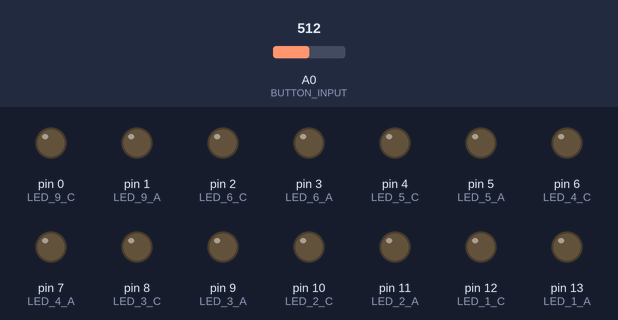
The sketch below on a simulated Arduino Uno, built with avr-gcc and run on an emulated ATmega328P. On the bench: output pins drawn as LEDs (lit = HIGH). Inputs (shaded band) come from the test bench; at power-on: A0 (BUTTON_INPUT) = 512.

Above: at 1.2 s.
1.3 s: A0 (BUTTON_INPUT) set to 0
At 2.0 s:
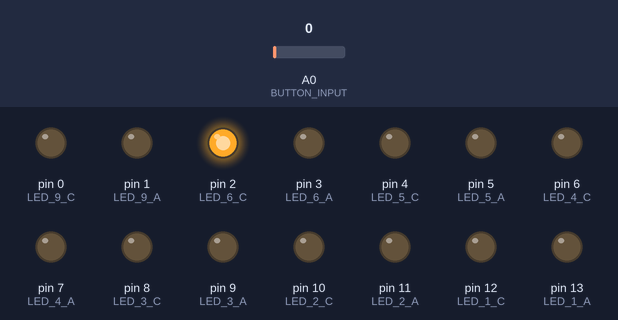
2.8 s: A0 (BUTTON_INPUT) set to 995
4.3 s: A0 (BUTTON_INPUT) set to 1008
Timing chart, 0 to 7.3 s (numbered marks = the images above; inputs shaded):
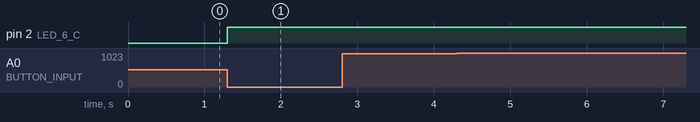

Measured:
- after the input at 1.3 s, pin 2 (LED_6_C): LOW → HIGH at once
- after the input at 2.8 s, every drawn part: stays the same
- after the input at 4.3 s, every drawn part: stays the same

The sketch:

1_input_buttons.ino
```cpp
// define button target input values
#define BUTTON_1 55
#define BUTTON_2 131
#define BUTTON_3 225
#define BUTTON_4 337
#define BUTTON_5 443
#define BUTTON_6 511
#define BUTTON_7 611
#define BUTTON_8 764
#define BUTTON_9 938
#define BUTTON_10 1017

#define THRESHOLD 10 // threshold for reading input values

#define BUTTON_INPUT A0 // pin that reads button input

// led output pins. A = anode (long leg), C = cathode
#define LED_1_A 13
#define LED_1_C 12
#define LED_2_A 11
#define LED_2_C 10
#define LED_3_A 9
#define LED_3_C 8
#define LED_4_A 7
#define LED_4_C 6
#define LED_5_A 5
#define LED_5_C 4
#define LED_6_A 3
#define LED_6_C 2
#define LED_7_A 19 // A5 pin
#define LED_7_C 18 // A4 pin
#define LED_8_A 17 // A3 pin
#define LED_8_C 16 // A2 pin
// pins 1 & 0 doesn't work with serial communication. comment/remove all serial stuff from code before plugging these:
#define LED_9_A 1 // TX pin!
#define LED_9_C 0 // RX pin!

// led states as verbal
#define OFF 0
#define RED 1
#define GREEN 2

//int outputValue = 0;
bool acceptInput = 1; // is a new button press being accepted
int activeButton = 0; // the button that is currently being pressed
int keyUp = 0; // last active button press in this loop iteration, for output purposes

// button values in an array for easy accessing
int buttonValues[10] = {BUTTON_1, BUTTON_2, BUTTON_3, BUTTON_4, BUTTON_5, BUTTON_6, BUTTON_7, BUTTON_8, BUTTON_9, BUTTON_10};

// same with led pin numbers
int leds[9][2] = {{LED_1_A, LED_1_C}, {LED_2_A, LED_2_C}, {LED_3_A, LED_3_C}, {LED_4_A, LED_4_C}, {LED_5_A, LED_5_C}, {LED_6_A, LED_6_C},{LED_7_A, LED_7_C},{LED_8_A, LED_8_C},{LED_9_A, LED_9_C}};

// led states variables, initialized as off. array for easy access
int ledstates[9] = {0,0,0,0,0,0,0,0,0};

void setup()
{
  //Serial.begin(9600);

  pinMode(BUTTON_INPUT, INPUT); // button input read pin
  pinMode(LED_1_A, OUTPUT);
  pinMode(LED_1_C, OUTPUT);
  pinMode(LED_2_A, OUTPUT);
  pinMode(LED_2_C, OUTPUT);
  pinMode(LED_3_A, OUTPUT);
  pinMode(LED_3_C, OUTPUT);
  pinMode(LED_4_A, OUTPUT);
  pinMode(LED_4_C, OUTPUT);
  pinMode(LED_5_A, OUTPUT);
  pinMode(LED_5_C, OUTPUT);
  pinMode(LED_6_A, OUTPUT);
  pinMode(LED_6_C, OUTPUT);
  pinMode(LED_7_A, OUTPUT);
  pinMode(LED_7_C, OUTPUT);
  pinMode(LED_8_A, OUTPUT);
  pinMode(LED_8_C, OUTPUT);
  pinMode(LED_9_A, OUTPUT); // serial port pin!
  pinMode(LED_9_C, OUTPUT); // serial port pin!
}

void loop()
{

  // read button input value and store it to 'activeButton' variable
  GetButtonInput(analogRead(BUTTON_INPUT));
  /*
  Serial.print("value: ");
  Serial.print(buttonRead);
  Serial.print("\t\t");
  Serial.print("button: ");
  */

  //Serial.print(activeButton);

// ^ INPUT CODE ABOVE ^
// -------------------------
// OUTPUT CODE BELOW:

  // buttons 1-9 cycle thru individual leds' states:
  if (keyUp > 0) {
    RotateLedState(keyUp);
  }
  // button 10 shuts off all leds:
  if (activeButton == 10) {
    for(int i=0; i < 9; i++) {
      ledstates[i] = 0;
    }
  }
  WriteAllLedOutputs();
  /*
  Serial.print("\t\t");
  Serial.print("led states: ");
  for (int i=0; i < 9; i++) {
    Serial.print("led");
    Serial.print(i+1);
    Serial.print(" ");
    Serial.print(ledstates[i]);
    Serial.print(" ");
  }

  Serial.println("");
  */
  delay(1);
} // void loop end


// rotate a led state between 0, 1, 2 (off, red, green)
void RotateLedState(int led_number) {
  if (ledstates[led_number-1] < 2) {
    ledstates[led_number-1]++;
  } else {
    ledstates[led_number-1] = 0;
  }
}

// set a led state
void SetLedState(int led_number, int state) {
  if (state >= 0 && state <= 2) {
    ledstates[led_number-1] = state;
  }

}

// write all the led outputs according to their states
void WriteAllLedOutputs() {
  for (int led_index = 0; led_index < 9; led_index++) {
    if (ledstates[led_index] == 0) {
      // set both anode and cathode of the led in led_index to LOW, turning off the led
      digitalWrite(leds[led_index][0], LOW);
      digitalWrite(leds[led_index][1], LOW);
    } else if (ledstates[led_index] == 1) {
      // set the anode to LOW, cathode to HIGH of the led in led_index, lighting the led red
      digitalWrite(leds[led_index][0], LOW);
      digitalWrite(leds[led_index][1], HIGH);
    } else if (ledstates[led_index] == 2) {
      // set the anode to HIGH, cathode to LOW of the led in led_index, lighting the led green
      digitalWrite(leds[led_index][0], HIGH);
      digitalWrite(leds[led_index][1], LOW);
    }
  }
}

// read input voltage value, return a corresponding button number as integer
int GetButtonID(int inputValue){
  for (int button = 1; button <= 10; button++) {
    if (inputValue > buttonValues[button-1] - THRESHOLD && inputValue < buttonValues[button-1] + THRESHOLD)
    {
      return button;
    }
  }
  return -1; // if no valid result (ie. if two or more buttons we're pressed simultaneously)
}

// read the first button press only.
void GetButtonInput(int buttonRead) {
  keyUp = 0; // reset keyUp value
  if (buttonRead > 0 && acceptInput)
  {
    activeButton = GetButtonID(buttonRead); // store the active button press number in 'activeButton'
    acceptInput = 0; // stop accepting button presses while another button is already being pressed and read
  } else if (buttonRead == 0 && !acceptInput) { // if no button press was detected, :
    //Serial.print("keyup ");
    keyUp = activeButton; // store latest button press for this loop iteration
    activeButton = 0; // reset
    acceptInput = 1; // start accepting button presses again
  }
}
```
